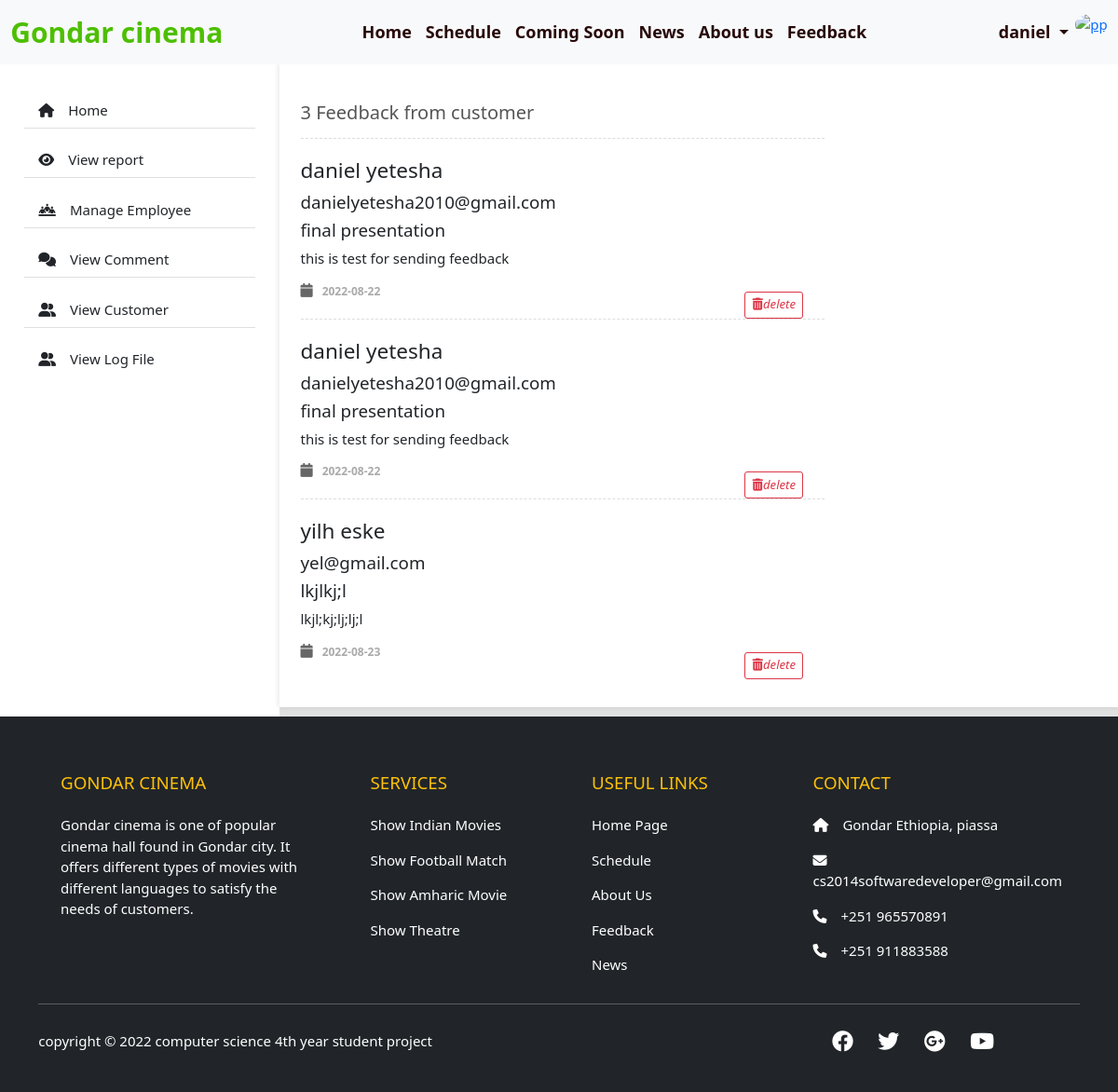
The app's page /pages/view_comment.php (signed in) with its own data.
### tables this page shows
CREATE TABLE `contact_us` (
  `Contact_id` int(11) NOT NULL,
  `First_name` varchar(50) NOT NULL,
  `Last_name` varchar(50) NOT NULL,
  `Email_address` varchar(100) NOT NULL,
  `Subject` varchar(200) NOT NULL,
  `Message` text NOT NULL,
  `Date` date NOT NULL DEFAULT current_timestamp()
);

### pages/view_comment.php (the view, shortened to what this page needs)
<!DOCTYPE html>
<html lang="en">
<head>
    <link rel="stylesheet" href="../style/bootstrap-5.0.2-dist/css/bootstrap.css" />
    <link rel="stylesheet" href="../style/comment.css">
</head>
<body>
    <?php
    include 'header_check.php';
    ?>
    <section class="content-item" id="comments">
        <div class="container">
            <div class="row">
                <div class="col-sm-8">
                    <?php
                    $comment=  mysqli_query($connection,"SELECT * FROM contact_us");
                    $count_comment=mysqli_num_rows($comment);
                    if($count_comment>0){
?>
                    <h3><?php echo $count_comment; ?> Feedback from customer</h3>
                    <?php
                        while ($comment_data=  mysqli_fetch_assoc($comment)){
                            $comment_id=$comment_data['Contact_id'];
                            $first_name=$comment_data['First_name'];
                            $last_name=$comment_data['Last_name'];
                            $email_address=$comment_data['Email_address'];
                            $subject=$comment_data['Subject'];
                            $message=$comment_data['Message'];
                            $date=$comment_data['Date'];
                                ?>
                    <div class="media position-relative">
                        <div class="media-body">
                            <h4 class="media-heading"><?php echo $first_name. " ". $last_name?></h4>
                            <h5><?php Movie : echo $email_address?></h5>
                            <h5><?php Subject : echo $subject?></h5>
                            <p>
                                <?php echo $message?>
                            </p>
                            <ul class="list-unstyled list-inline media-detail pull-left">
                                <li><i class="fa fa-calendar"></i><?php echo $date?></li>
                            </ul>
                            <a href="delete_comment.php?comment_id=<?php echo $comment_id ?>"
                                onclick="return confirm('are you sure you want to delete the feedback')"
                                class="btn btn-outline-danger btn-sm position-absolute bottom-0 end-0 mx-4"><i
                                    class="fa-solid fa-trash-can"></i><em>delete</em></a>
                        </div>
                    </div>
                    <?php
                        }
    }else{
        echo "<h1 class='text-warning'>there is no feedback</h1>";
    }
    ?>
                </div>
            </div>
        </div>
    </section>
    <?php include 'footer.php';?>
</body>
</html>

### style/comment.css (style rules this page uses)
body { margin-top: 20px; }
.content-item { padding: 30px 0; background-color: #ffffff; }
.content-item h3 { font-weight: 400; font-size: 20px; color: #555555; margin: 10px 0 15px; padding: 0; }
#comments { box-shadow: 0 -1px 6px 1px rgba(0, 0, 0, 0.1); background-color: #ffffff; }
#comments .btn { margin-top: 7px; }
#comments .media { border-top: 1px dashed #dddddd; padding: 20px 0; margin: 0; }
#comments .media h4 { margin: 0 0 10px; }
#comments .media p { margin-bottom: 15px; text-align: justify; }
#comments .media-detail { margin: 0; }
#comments .media-detail li { color: #aaaaaa; font-size: 12px; padding-right: 10px; font-weight: 600; }
#comments .media-detail li:last-child { padding-right: 0; }
#comments .media-detail li i { color: #666666; font-size: 15px; margin-right: 10px; }

### style/beforeLogin.css (style rules this page uses)
html, body { font-size: 15px; line-height: 1.5; box-sizing: border-box; margin: 0; top: 0; left: 0; background-color: #e1e1e1; display: block; }
ul { list-style-type: none; }

### records on screen
contact_us: First_name "daniel", Last_name "yetesha", Email_address "danielyetesha2010@gmail.com", Subject "final presentation", Message "this is test for sending feedback", Date "2022-08-22"
contact_us: First_name "daniel", Last_name "yetesha", Email_address "danielyetesha2010@gmail.com", Subject "final presentation", Message "this is test for sending feedback", Date "2022-08-22"
contact_us: First_name "yilh", Last_name "eske", Email_address "yel@gmail.com", Subject "lkjlkj;l", Message "lkjl;kj;lj;lj;l", Date "2022-08-23"

### other values on screen
$_SESSION['username'] "daniel"
$count_comment "3"
